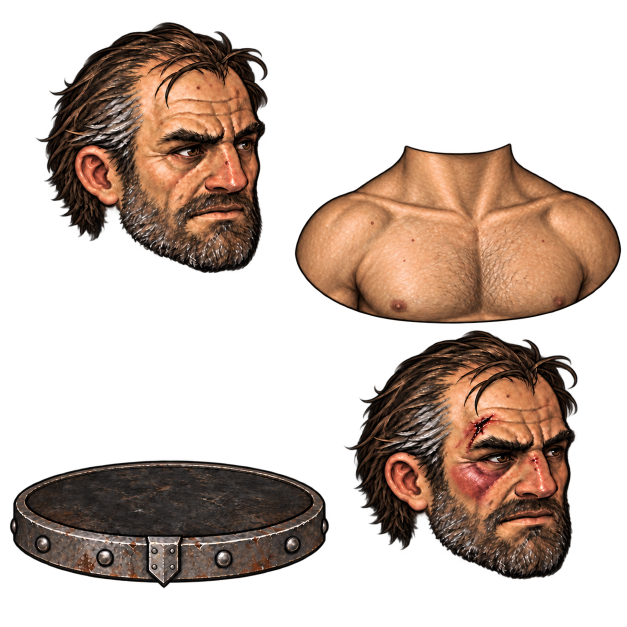
#> input picture game/assets/art/static-bust/body-head.png, 1254 x 1254 px (shown at 1/2 size); its folder holds 4 pictures in this run
$ python index_static_bust.py
#> lines starting #> are read from the running program, lines starting #| are printed output that depends on the picture
"""Read alpha/geometry and write a catalog. Never changes any source pixels."""
import hashlib
import json
from pathlib import Path
from PIL import Image

ROOT = Path(__file__).resolve().parents[1]
DEST = ROOT / 'game/assets/art/static-bust'
# Artist-selected isolated regions. Width is the fitting specification, not an
# automatic fit to arbitrary visible edges. Each part uses uniform scaling.
PARTS = {
    'head': ('body-head', [68, 40, 477, 516], 34.0, [1, -28]),
    'wounded': ('body-head', [682, 655, 477, 516], 34.0, [1, -28]),
    'body': ('full-garments', [110, 78, 470, 546], 71.0, [1.5, -42]),
    'linen': ('full-garments-nested', [726, 78, 478, 546], 72.0, [1.5, -42]),
    'base': ('anatomy', [17, 918, 643, 260], 64.0, [0, 0]),
    'padded': ('full-garments-nested', [105, 644, 496, 557], 72.5, [1.5, -42]),
    'padded_damaged': ('full-damaged-nested', [105, 644, 496, 557], 72.5, [1.5, -42]),
    'mail': ('full-garments-nested', [731, 644, 497, 560], 72.5, [1.5, -42]),
    'mail_damaged': ('full-damaged-nested', [731, 644, 497, 560], 72.5, [1.5, -42]),
    'sword': ('weapons', [141, 75, 185, 596], 22.5, [0, 0]),
    'spear': ('weapons', [600, 42, 55, 630], 8.4, [0, 0]),
    'bow': ('weapons', [990, 87, 134, 580], 17.5, [0, 0]),
    'shield': ('weapons', [81, 737, 305, 455], 32.0, [28, 2]),
    'arrow': ('weapons', [591, 730, 75, 460], 4.0, [0, 0]),
    'impact': ('weapons', [883, 812, 313, 297], 20.0, [0, 0]),
}

catalog = {'schema': 1, 'style': 'H-static-bust', 'revision': 'U50-nested-wear',
           # Same anchors, scale and source registration as v3. Only artwork changed.
           'compatible_draft_baselines': [],
           # Measured in the base's own source rectangle, not screen coordinates.
           # Inner top-disc edge: source absolute center (338,1005), radii (289,72).
           'base_surface_pixels': {'center': [321, 87], 'radius': [289, 72]},
           'bust_alignment_shift': [2.0, 0.0], 'parts': {}}
report = {}
for name, (atlas, rect, width, position) in PARTS.items():
    path = DEST / (atlas + '.png')
    im = Image.open(path)
#> im is the input picture: PIL image 1254x1254 RGBA; mean R, G, B, A 50.9, 35.4, 26.3, 101.6
    assert im.mode == 'RGBA', path
    x, y, w, h = rect
    assert 0 <= x < x+w <= im.width and 0 <= y < y+h <= im.height, name
    alpha = im.getchannel('A').crop((x, y, x+w, y+h))
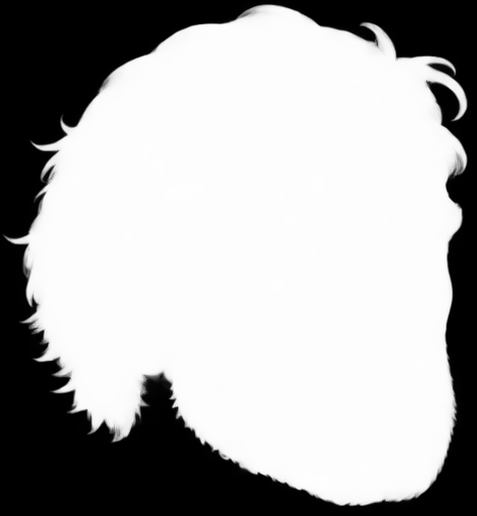
#> alpha: PIL image 477x516 L; min 0, max 255, mean 171.2
#> (the run stopped early here; a loop or call above may not have finished)
